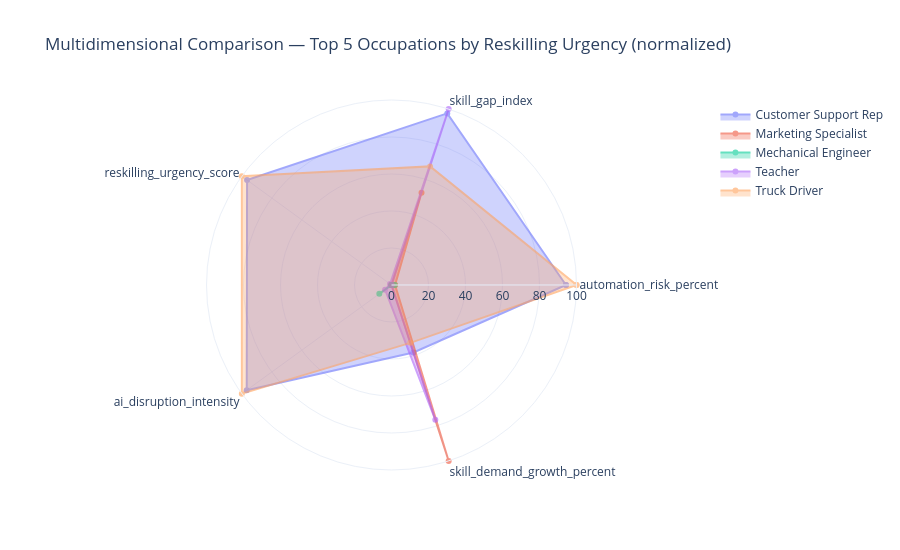

The code cell stored with this chart in its notebook:
### Code cell
# Radar comparing the 5 occupations with the highest reskilling urgency across multiple metrics
top5_roles = reskill_role.head(5).index.tolist()
radar_metrics = ['automation_risk_percent', 'skill_gap_index', 'reskilling_urgency_score',
                  'ai_disruption_intensity', 'skill_demand_growth_percent']

radar_df = df[df['job_role'].isin(top5_roles)].groupby('job_role')[radar_metrics].mean()
# Normalizing 0-100 for a fair comparison in the radar
radar_norm = (radar_df - radar_df.min()) / (radar_df.max() - radar_df.min()) * 100

fig = go.Figure()
for role in radar_norm.index:
    fig.add_trace(go.Scatterpolar(
        r=radar_norm.loc[role].values.tolist() + [radar_norm.loc[role].values[0]],
        theta=radar_metrics + [radar_metrics[0]],
        fill='toself',
        name=role,
        opacity=0.6
    ))

fig.update_layout(
    polar=dict(radialaxis=dict(visible=True, range=[0, 100])),
    title='Multidimensional Comparison — Top 5 Occupations by Reskilling Urgency (normalized)',
    height=550
)
fig.show()

### Figure 1 — Plotly figure (JSON) as saved in the notebook; plotly's stock layout.template omitted (floating-point values rounded to 4 significant figures)
{"data": [{"fill": "toself", "name": "Customer Support Rep", "opacity": 0.6, "r": [94.3, 97.54, 96.5, 96.73, 38.34, 94.3], "theta": ["automation_risk_percent", "skill_gap_index", "reskilling_urgency_score", "ai_disruption_intensity", "skill_demand_growth_percent", "automation_risk_percent"], "type": "scatterpolar"}, {"fill": "toself", "name": "Marketing Specialist", "opacity": 0.6, "r": [1.928, 52.49, 0.0, 0.0, 100.0, 1.928], "theta": ["automation_risk_percent", "skill_gap_index", "reskilling_urgency_score", "ai_disruption_intensity", "skill_demand_growth_percent", "automation_risk_percent"], "type": "scatterpolar"}, {"fill": "toself", "name": "Mechanical Engineer", "opacity": 0.6, "r": [1.666, 0.0, 0.1074, 8.145, 0.0, 1.666], "theta": ["automation_risk_percent", "skill_gap_index", "reskilling_urgency_score", "ai_disruption_intensity", "skill_demand_growth_percent", "automation_risk_percent"], "type": "scatterpolar"}, {"fill": "toself", "name": "Teacher", "opacity": 0.6, "r": [0.0, 100.0, 0.9587, 4.266, 76.65, 0.0], "theta": ["automation_risk_percent", "skill_gap_index", "reskilling_urgency_score", "ai_disruption_intensity", "skill_demand_growth_percent", "automation_risk_percent"], "type": "scatterpolar"}, {"fill": "toself", "name": "Truck Driver", "opacity": 0.6, "r": [100.0, 67.42, 100.0, 100.0, 32.87, 100.0], "theta": ["automation_risk_percent", "skill_gap_index", "reskilling_urgency_score", "ai_disruption_intensity", "skill_demand_growth_percent", "automation_risk_percent"], "type": "scatterpolar"}], "layout": {"height": 550, "polar": {"radialaxis": {"range": [0, 100], "visible": true}}, "title": {"text": "Multidimensional Comparison — Top 5 Occupations by Reskilling Urgency (normalized)"}}}
